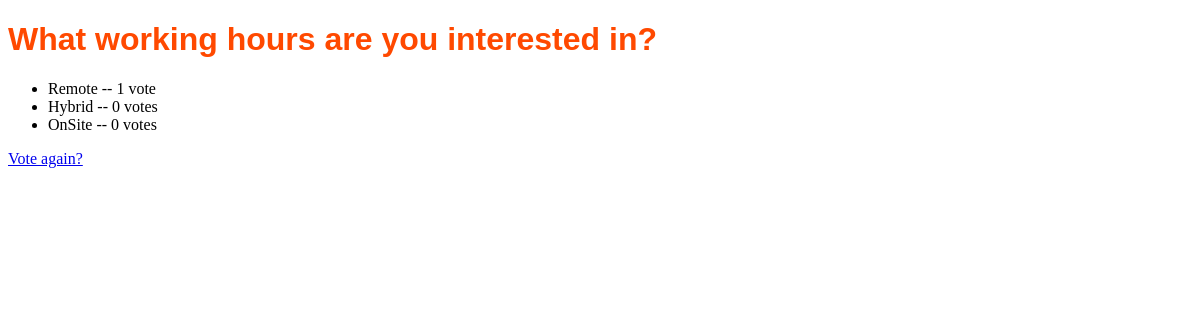
Screenshot of /polls/8/results/ with the database file from the repository.
### polls/models.py (models this page shows, shortened)
class Question(models.Model):
    question_text = models.CharField(max_length=200)
    publish_date = models.DateTimeField("date published")

class Choice(models.Model):
    question = models.ForeignKey(Question, on_delete=models.CASCADE)
    choice_text = models.CharField(max_length=200)
    votes = models.IntegerField(default=0)

### polls/views.py (the view)
# urls.py: path("<int:id>/results/", views.results, name="results"),
def results(request, id):
    question = get_object_or_404(Question, pk=id)
    return render(request, "results.html", {"question": question})

### polls/templates/results.html (shortened to what this page needs)
{% load static %}
<!DOCTYPE html>
<html lang="en">
<head>
    <link rel="stylesheet" href="{% static 'style.css' %}">
</head>
<body>
    <h1>{{ question.question_text }}</h1>
<ul>
{% for choice in question.choice_set.all %}
    <li>{{ choice.choice_text }} -- {{ choice.votes }} vote{{ choice.votes|pluralize }}</li>
{% endfor %}
</ul>
<a href="{% url 'polls:detail' question.id %}">Vote again?</a>
</body>
</html>

### polls/static/style.css (style rules this page uses)
li a, h1 { color : #ff4900; font-family:Verdana, Geneva, Tahoma, sans-serif; }

### rows the page displays
Question: question_text "What working hours are you interested in?"
Choice: choice_text "Remote", votes "1"
Choice: choice_text "Hybrid", votes "0"
Choice: choice_text "OnSite", votes "0"
